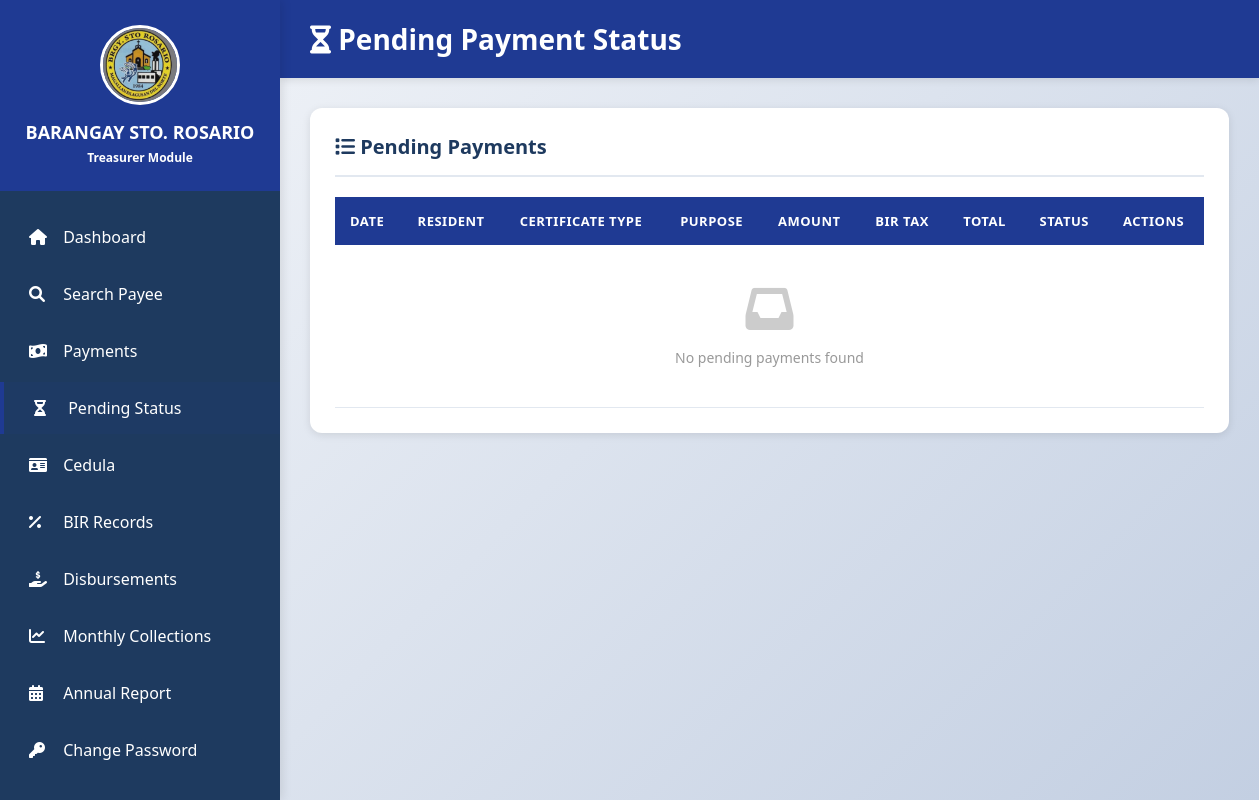
Before: /treasurer/pending_payments/list.php (signed in) with the older database file.
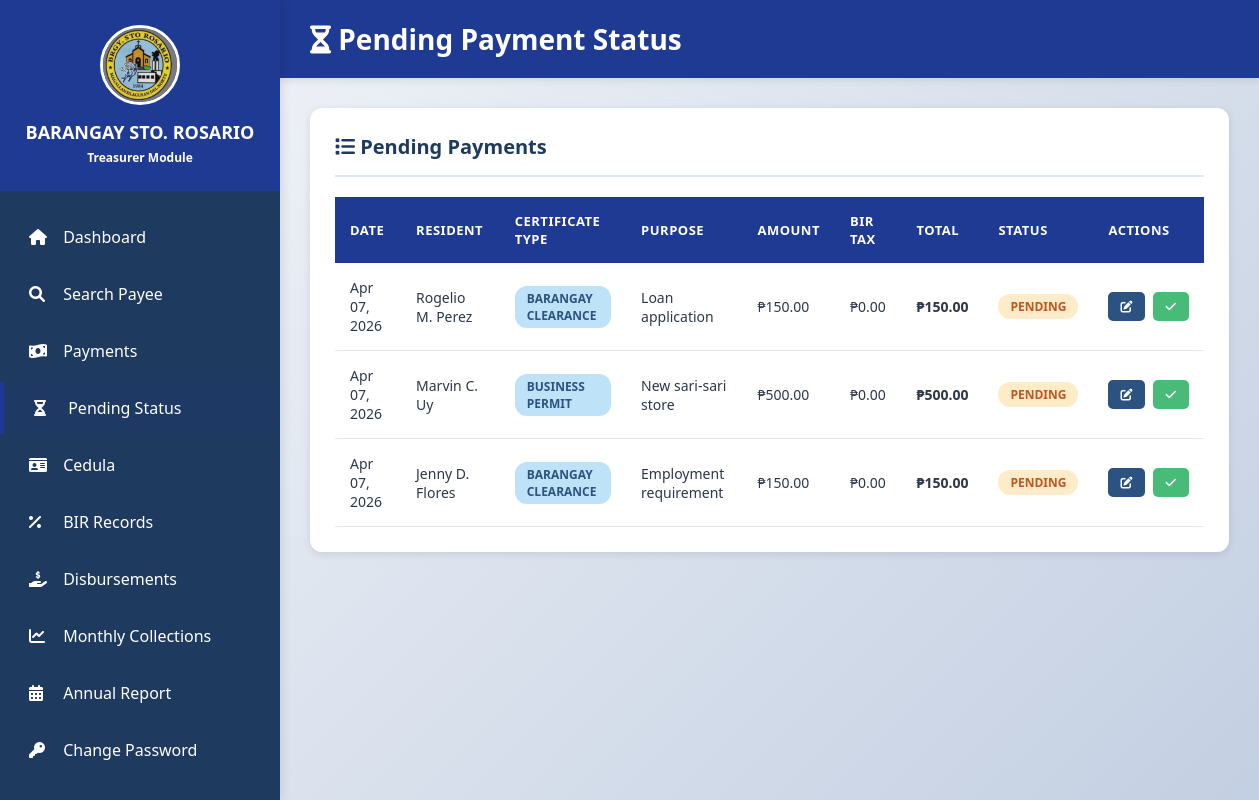
After: the same page with the newer database file.
### tables this page shows
CREATE TABLE IF NOT EXISTS payment_status (
    id INT AUTO_INCREMENT PRIMARY KEY,
    certificate_type VARCHAR(100) NOT NULL,
    purpose VARCHAR(255) NOT NULL,
    resident_fname VARCHAR(150) NOT NULL,
    payment_status VARCHAR(20) NOT NULL DEFAULT 'pending',
    amount DECIMAL(10, 2) NOT NULL,
    bir_tax DECIMAL(10, 2) DEFAULT 0,
    created_at TIMESTAMP DEFAULT CURRENT_TIMESTAMP
);

### treasurer/pending_payments/list.php (the view, shortened to what this page needs)
<?php
include "../../config/database.php";
$result = $conn->query("
    SELECT * FROM payment_status
    WHERE payment_status = 'pending'
    ORDER BY created_at DESC, id DESC
");
?>
<!DOCTYPE html>
<html lang="en">
<head>
    <link rel="stylesheet" href="../../assets/css/style.css">
    <link rel="stylesheet" href="https://cdnjs.cloudflare.com/ajax/libs/font-awesome/6.0.0/css/all.min.css">
</head>
<body>
    <div class="dashboard-container">
        <aside class="sidebar">
            <div class="sidebar-header">
                <img src="../../assets/images/logo.jpg" alt="Barangay Logo"
                    style="width: 80px; height: 80px; border-radius: 50%; margin-bottom: 10px; border: 3px solid #ffffff;">
                <h2>BARANGAY STO. ROSARIO</h2>
                <p>Treasurer Module</p>
            </div>
            <ul class="sidebar-menu">
                <li><a href="../dashboard.php"><i class="fas fa-home"></i> Dashboard</a></li>
                <li><a href="../search.php"><i class="fas fa-search"></i> Search Payee</a></li>
                <li><a href="../payments/list.php"><i class="fas fa-money-bill-wave"></i> Payments</a></li>
                <li><a href="list.php" class="active"><i class="fas fa-hourglass-half"></i> Pending Status</a></li>
                <li><a href="../cedula/list.php"><i class="fas fa-id-card"></i> Cedula</a></li>
                <li><a href="../bir/list.php"><i class="fas fa-percent"></i> BIR Records</a></li>
                <li><a href="../disbursement/list.php"><i class="fas fa-hand-holding-usd"></i> Disbursements</a></li>
                <li><a href="../collections/monthly.php"><i class="fas fa-chart-line"></i> Monthly Collections</a></li>
                <li><a href="../collections/annual.php"><i class="fas fa-calendar-alt"></i> Annual Report</a></li>
                <li><a href="../change_password.php"><i class="fas fa-key"></i> Change Password</a></li>
                <li><a href="../../logout.php"><i class="fas fa-sign-out-alt"></i> Logout</a></li>
            </ul>
        </aside>
        <main class="main-content">
            <div class="content-header">
                <h1><i class="fas fa-hourglass-half"></i> Pending Payment Status</h1>
            </div>
            <div class="content-body">
                <div class="card">
                    <div class="card-header"
                        style="display: flex; justify-content: space-between; align-items: center;">
                        <h3><i class="fas fa-list"></i> Pending Payments</h3>
                    </div>
                    <div class="table-responsive">
                        <table>
                            <thead>
                                <tr>
                                    <th>Date</th>
                                    <th>Resident</th>
                                    <th>Certificate Type</th>
                                    <th>Purpose</th>
                                    <th>Amount</th>
                                    <th>BIR Tax</th>
                                    <th>Total</th>
                                    <th>Status</th>
                                    <th>Actions</th>
                                </tr>
                            </thead>
                            <tbody>
                                <?php if ($result && $result->num_rows > 0): ?>
                                <?php while ($row = $result->fetch_assoc()): ?>
                                <tr>
                                    <td><?= date('M d, Y', strtotime($row['created_at'])) ?>
                                    </td>
                                    <td><?= htmlspecialchars($row['resident_fname']) ?>
                                    </td>
                                    <td><span
                                            class="badge badge-info"><?= htmlspecialchars($row['certificate_type']) ?></span>
                                    </td>
                                    <td><?= htmlspecialchars($row['purpose']) ?>
                                    </td>
                                    <td>₱<?= number_format($row['amount'], 2) ?>
                                    </td>
                                    <td>₱<?= number_format($row['bir_tax'], 2) ?>
                                    </td>
                                    <td><strong>₱<?= number_format($row['amount'] + $row['bir_tax'], 2) ?></strong>
                                    </td>
                                    <td><span class="badge badge-warning">Pending</span></td>
                                    <td>
                                        <div class="action-buttons">
                                            <a class="btn btn-sm btn-secondary"
                                                href="edit.php?id=<?= $row['id'] ?>">
                                                <i class="fas fa-edit"></i>
                                            </a>
                                            <button class="btn btn-sm btn-success"
                                                onclick="confirmPaid(<?= $row['id'] ?>, this)">
                                                <i class="fas fa-check"></i>
                                            </button>
                                        </div>
                                    </td>
                                </tr>
                                <?php endwhile; ?>
                                <?php else: ?>
                                <tr>
                                    <td colspan="9" style="text-align: center; padding: 40px;">
                                        <i class="fas fa-inbox" style="font-size: 48px; color: #ccc;"></i>
                                        <p style="margin-top: 15px; color: #999;">No pending payments found</p>
                                    </td>
                                </tr>
                                <?php endif; ?>
                            </tbody>
                        </table>
                    </div>
                </div>
            </div>
        </main>
    </div>
</body>
</html>

### assets/css/style.css (style rules this page uses)
:root { --primary-yellow: #1f3a93; --dark-yellow: #1a3280; --primary-blue: #1e3a5f; --light-blue: #2c5282; --text-dark: #2d3748; --text-light: #4a5568; --white: #ffffff; --gray-light: #f7fafc; --gray-border: #e2e8f0; --success: #48bb78; --danger: #f56565; --warning: #ed8936; }
* { margin: 0; padding: 0; box-sizing: border-box; }
body { font-family: "Segoe UI", Tahoma, Geneva, Verdana, sans-serif; background: linear-gradient(135deg, #f5f7fa 0%, #c3cfe2 100%); min-height: 100vh; color: var(--text-dark); }
.btn { padding: 12px 30px; border: none; border-radius: 8px; font-size: 16px; font-weight: 600; cursor: pointer; transition: all 0.3s ease; text-transform: uppercase; letter-spacing: 1px; }
.btn-success { background: var(--success); color: var(--white); }
.btn-secondary { background: var(--light-blue); color: var(--white); }
.dashboard-container { min-height: 100vh; display: flex; }
.sidebar { width: 280px; background: var(--primary-blue); padding: 0; box-shadow: 2px 0 10px rgba(0, 0, 0, 0.1); position: fixed; height: 100vh; overflow-y: auto; }
.sidebar-header { background: var(--primary-yellow); padding: 25px 20px; text-align: center; }
.sidebar-header h2 { color: var(--white); font-size: 18px; font-weight: 700; margin-bottom: 5px; }
.sidebar-header p { color: var(--white); font-size: 12px; font-weight: 600; }
.sidebar-menu { list-style: none; padding: 20px 0; }
.sidebar-menu li { margin-bottom: 5px; }
.sidebar-menu a { display: block; padding: 15px 25px; color: var(--white); text-decoration: none; transition: all 0.3s ease; border-left: 4px solid transparent; }
.sidebar-menu a:hover, .sidebar-menu a.active { background: rgba(31, 58, 147, 0.1); border-left-color: var(--primary-yellow); padding-left: 30px; }
.sidebar-menu a i { margin-right: 10px; width: 20px; }
.main-content { margin-left: 280px; flex: 1; padding: 0; }
.content-header { background: var(--primary-yellow); padding: 20px 30px; box-shadow: 0 2px 8px rgba(0, 0, 0, 0.1); }
.content-header h1 { color: var(--white); font-size: 28px; font-weight: 700; }
.content-body { padding: 30px; }
.card { background: var(--white); border-radius: 12px; padding: 25px; box-shadow: 0 2px 8px rgba(0, 0, 0, 0.1); margin-bottom: 25px; }
.card-header { border-bottom: 2px solid var(--gray-border); padding-bottom: 15px; margin-bottom: 20px; }
.card-header h3 { color: var(--primary-blue); font-size: 20px; font-weight: 600; }
.table-responsive { overflow-x: auto; margin-top: 20px; }
table { width: 100%; border-collapse: collapse; background: var(--white); }
thead { background: var(--primary-yellow); }
thead th { padding: 15px; text-align: left; font-weight: 600; color: var(--white); text-transform: uppercase; font-size: 13px; letter-spacing: 0.5px; }
tbody tr { border-bottom: 1px solid var(--gray-border); transition: background 0.2s ease; }
tbody td { padding: 15px; color: var(--text-dark); font-size: 14px; }
.action-buttons { display: flex; gap: 8px; }
.btn-sm { padding: 6px 12px; font-size: 12px; border-radius: 5px; }
.badge { display: inline-block; padding: 4px 12px; border-radius: 12px; font-size: 12px; font-weight: 600; text-transform: uppercase; }
.badge-warning { background: #feebc8; color: #c05621; }
.badge-info { background: #bee3f8; color: #2c5282; }

Changed rows visible on the page:
added payment_status: created_at "Apr 07, 2026", resident_fname "Rogelio M. Perez", certificate_type "BARANGAY CLEARANCE", purpose "Loan application", amount "150.00", bir_tax "0.00", $row['amount'] + $row['bir_tax'] "150.00"
added payment_status: created_at "Apr 07, 2026", resident_fname "Marvin C. Uy", certificate_type "BUSINESS PERMIT", purpose "New sari-sari store", amount "500.00", bir_tax "0.00", $row['amount'] + $row['bir_tax'] "500.00"
added payment_status: created_at "Apr 07, 2026", resident_fname "Jenny D. Flores", certificate_type "BARANGAY CLEARANCE", purpose "Employment requirement", amount "150.00", bir_tax "0.00", $row['amount'] + $row['bir_tax'] "150.00"
Other visible differences:
text no longer shown: "No pending payments found"
